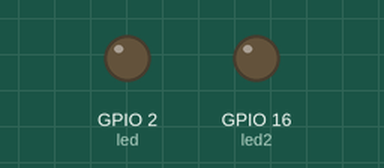
Recording of a sketch running on a simulated ESP32. On the bench: output pins drawn as LEDs (lit = HIGH). WiFi joins after 1.5 s; servers stay silent unless stated; the Firebase database answers and starts empty; what the sketch prints to the serial monitor is not drawn.

Above: at 1.65 s.
Timing chart, 0 to 3.3 s (numbered marks = the images above):
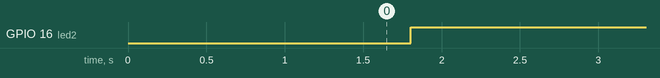

The sketch:

esp32_Firebase.ino
```cpp
#include <Arduino.h>
#include <WiFi.h>
#include <FirebaseESP32.h>

//Helper Token
#include "addons/TokenHelper.h"
//RTDB payload printing info and other helper functions.
#include "addons/RTDBHelper.h"

// Wifi Creds
#define WIFI_SSID "---------"
#define WIFI_PASSWORD "********"

// Firebase API Key
#define API_KEY "**********"

// Firebase Database URL
#define DATABASE_URL "https://******.firebaseio.com/"

//Define Firebase Data object
FirebaseData fbdo;

FirebaseAuth auth;
FirebaseConfig config;

unsigned long sendDataPrevMillis = 0;
int ledValue;
int ledAVal;
int ledBrightnessValue;
bool signupOK = false;

int led = 2 ;
int led2 = 16;

void setup() {
  Serial.begin(115200);
  WiFi.begin(WIFI_SSID, WIFI_PASSWORD);
  Serial.print("Connecting to Wi-Fi");
  while (WiFi.status() != WL_CONNECTED) {
    Serial.print(".");
    delay(300);
  }
  Serial.println();
  Serial.print("Connected with IP: ");
  Serial.println(WiFi.localIP());
  Serial.println();

//  API Key setup
  config.api_key = API_KEY;

//  Database URL setup
  config.database_url = DATABASE_URL;

//SignUP
  if (Firebase.signUp(&config, &auth, "", "")) {
    Serial.println("ok");
    signupOK = true;
  }
  else {
    Serial.printf("%s\n", config.signer.signupError.message.c_str());
  }

//callback function for the long running token generation task
  config.token_status_callback = tokenStatusCallback; //see addons/TokenHelper.h

  Firebase.begin(&config, &auth);
  Firebase.reconnectWiFi(true);

  pinMode(led,OUTPUT);
  pinMode(led2 , OUTPUT);

  ledcAttachPin(led2, 1);
  ledcSetup(1, 12000, 8);
}

void loop() {
  if (Firebase.ready() && signupOK && (millis() - sendDataPrevMillis > 15000 || sendDataPrevMillis == 0)) {
    sendDataPrevMillis = millis();
    if (Firebase.RTDB.getInt(&fbdo, "/led/ON_OFF")) {
      if (fbdo.dataType() == "int") {
        ledValue = fbdo.intData();
        Serial.println(ledValue);
        if(ledValue == 1){
          digitalWrite(led,HIGH);
        }else{
          digitalWrite(led,LOW);
        }
      }
    }
    else {
      Serial.println(fbdo.errorReason());
    }

    if (Firebase.RTDB.getInt(&fbdo, "/led/Brightness")) {
      if (fbdo.dataType() == "int") {
        ledBrightnessValue = fbdo.intData();
        if(0 <= ledBrightnessValue <= 4095){
          ledAVal = map(ledBrightnessValue, 0, 4095, 255, 0);
          ledcWrite(1,ledAVal);
        }
      }
    }
    else {
      Serial.println(fbdo.errorReason());
    }
  }
}
```

Measured:
- by itself, GPIO 16 (led2): LOW → HIGH at 1.8 s
